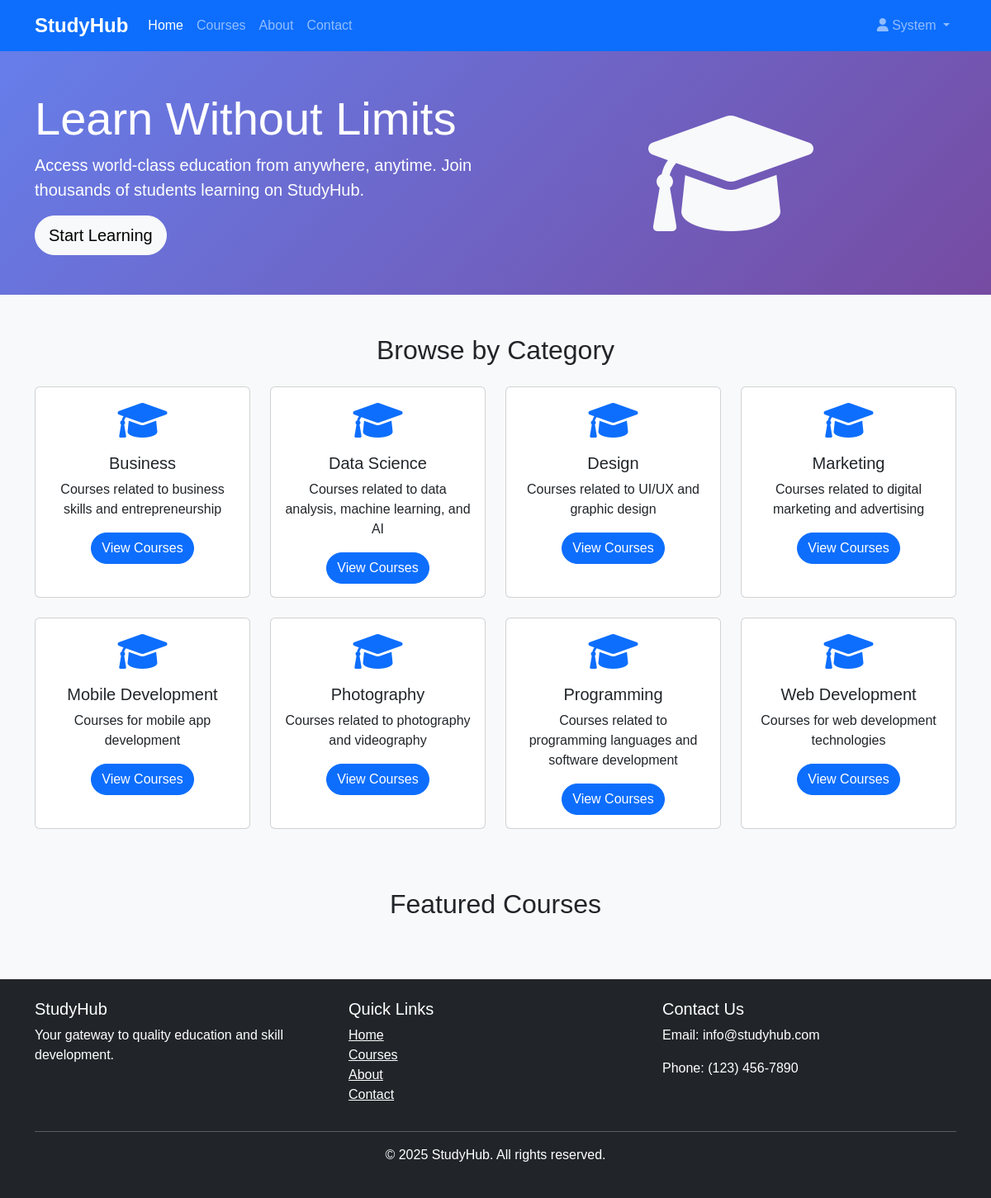
The page / (signed in) on the database its author committed.
### tables this page shows
CREATE TABLE categories (
    category_id INT AUTO_INCREMENT PRIMARY KEY,
    name VARCHAR(100) UNIQUE NOT NULL,
    description TEXT,
    created_at TIMESTAMP DEFAULT CURRENT_TIMESTAMP
);

### includes/config.php (called while the page is built, shortened)
<?php
require_once 'db_connection.php';
require_once 'functions.php';
function isLoggedIn() {
    return isset($_SESSION['user_id']);
}
?>

### includes/functions.php (called while the page is built, shortened)
<?php
function getCategories() {
    global $pdo;
    $stmt = $pdo->query("SELECT * FROM categories ORDER BY name");
    return $stmt->fetchAll(PDO::FETCH_ASSOC);
}
?>

### index.php (the view, shortened to what this page needs)
<?php
require_once 'includes/config.php';
require_once 'includes/functions.php';
$categories = getCategories();
?>
<!DOCTYPE html>
<html lang="en">
<head>
    <link href="https://cdn.jsdelivr.net/npm/bootstrap@5.3.0/dist/css/bootstrap.min.css" rel="stylesheet">
    <link rel="stylesheet" href="https://cdnjs.cloudflare.com/ajax/libs/font-awesome/6.0.0/css/all.min.css">
    <link rel="stylesheet" href="assets/css/style.css">
</head>
<body>
    <nav class="navbar navbar-expand-lg navbar-dark bg-primary">
        <div class="container">
            <a class="navbar-brand" href="index.php">StudyHub</a>
            <div class="collapse navbar-collapse" id="navbarNav">
                <ul class="navbar-nav me-auto">
                    <li class="nav-item">
                        <a class="nav-link active" href="index.php">Home</a>
                    </li>
                    <li class="nav-item">
                        <a class="nav-link" href="courses.php">Courses</a>
                    </li>
                    <li class="nav-item">
                        <a class="nav-link" href="about.php">About</a>
                    </li>
                    <li class="nav-item">
                        <a class="nav-link" href="contact.php">Contact</a>
                    </li>
                </ul>
                <ul class="navbar-nav">
                    <?php if (isLoggedIn()): ?>
                        <li class="nav-item dropdown">
                            <a class="nav-link dropdown-toggle" href="#" id="navbarDropdown" role="button" data-bs-toggle="dropdown">
                                <i class="fas fa-user"></i> <?php echo $_SESSION['first_name']; ?>
                            </a>
                        </li>
                    <?php endif; ?>
                </ul>
            </div>
        </div>
    </nav>
    <div class="hero-section bg-primary text-white py-5">
        <div class="container">
            <div class="row align-items-center">
                <div class="col-md-6">
                    <h1 class="display-4">Learn Without Limits</h1>
                    <p class="lead">Access world-class education from anywhere, anytime. Join thousands of students learning on StudyHub.</p>
                    <?php if (!isLoggedIn()): ?>
                        <a href="register.php" class="btn btn-light btn-lg">Get Started</a>
                        <a href="courses.php" class="btn btn-outline-light btn-lg ms-2">Browse Courses</a>
                    <?php else: ?>
                        <a href="courses.php" class="btn btn-light btn-lg">Start Learning</a>
                    <?php endif; ?>
                </div>
                <div class="col-md-6 text-center">
                    <i class="fas fa-graduation-cap fa-10x text-light"></i>
                </div>
            </div>
        </div>
    </div>
    <div class="container my-5">
        <h2 class="text-center mb-4">Browse by Category</h2>
        <div class="row">
            <?php foreach ($categories as $category): ?>
                <div class="col-md-3 mb-4">
                    <div class="card h-100 text-center">
                        <div class="card-body">
                            <i class="fas fa-graduation-cap fa-3x text-primary mb-3"></i>
                            <h5 class="card-title"><?php echo htmlspecialchars($category['name']); ?></h5>
                            <p class="card-text"><?php echo htmlspecialchars($category['description']); ?></p>
                            <a href="courses.php?category=<?php echo $category['category_id']; ?>" class="btn btn-primary">View Courses</a>
                        </div>
                    </div>
                </div>
            <?php endforeach; ?>
        </div>
    </div>
    <div class="container my-5">
        <h2 class="text-center mb-4">Featured Courses</h2>
    </div>
    <footer class="bg-dark text-white py-4 mt-5">
        <div class="container">
            <div class="row">
                <div class="col-md-4">
                    <h5>StudyHub</h5>
                    <p>Your gateway to quality education and skill development.</p>
                </div>
                <div class="col-md-4">
                    <h5>Quick Links</h5>
                    <ul class="list-unstyled">
                        <li><a href="index.php" class="text-white">Home</a></li>
                        <li><a href="courses.php" class="text-white">Courses</a></li>
                        <li><a href="about.php" class="text-white">About</a></li>
                        <li><a href="contact.php" class="text-white">Contact</a></li>
                    </ul>
                </div>
                <div class="col-md-4">
                    <h5>Contact Us</h5>
                    <p>Email: info@studyhub.com</p>
                    <p>Phone: (123) 456-7890</p>
                </div>
            </div>
            <hr>
            <div class="text-center">
                <p>&copy; 2025 StudyHub. All rights reserved.</p>
            </div>
        </div>
    </footer>
</body>
</html>

### assets/css/style.css (style rules this page uses)
body { font-family: 'Arial', sans-serif; background-color: #f8f9fa; }
.hero-section { background: linear-gradient(135deg, #667eea 0%, #764ba2 100%); margin-bottom: 2rem; }
.card { transition: transform 0.3s ease, box-shadow 0.3s ease; }
.btn { border-radius: 30px; }
.navbar-brand { font-weight: bold; font-size: 1.5rem; }
footer { margin-top: auto; }

### rows shown on the page
categories: name "Business", description "Courses related to business skills and entrepreneurship"
categories: name "Data Science", description "Courses related to data analysis, machine learning, and AI"
categories: name "Design", description "Courses related to UI/UX and graphic design"
categories: name "Marketing", description "Courses related to digital marketing and advertising"
categories: name "Mobile Development", description "Courses for mobile app development"
categories: name "Photography", description "Courses related to photography and videography"
categories: name "Programming", description "Courses related to programming languages and software development"
categories: name "Web Development", description "Courses for web development technologies"

### other values the page prints
$_SESSION['first_name'] "System"
